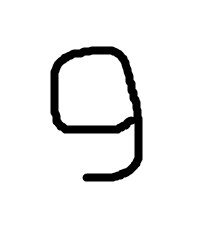
#> input picture images/image9.jpg, 219 x 245 px
$ python imgRecognizer.py
#> lines starting #> are read from the running program, lines starting #| are printed output that depends on the picture
#> (reads trained_model/weights1.npy from the repository)
#> (reads trained_model/weights2.npy from the repository)
#> (reads trained_model/bias1.npy from the repository)
#> (reads trained_model/bias2.npy from the repository)
### imgHelper.py
import numpy as np
import cv2

def preprocess_image(image_path):
    # Read the image in grayscale
#> called with image_path = 'images/image9.jpg'
    img = cv2.imread(image_path, cv2.IMREAD_GRAYSCALE)
#> img is the input picture: shape (245, 219); min 0, max 255, mean 240.4
    if img is None:
        raise ValueError("Failed to load the image.")

    # Resize to 28x28 pixels
    img = cv2.resize(img, (28, 28))
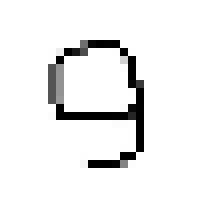
#> img: shape (28, 28) (shown 8 times larger); min 0, max 255, mean 240

    # Invert the image if it has a white background and black digit
    if np.mean(img) > 128:
        img = 255 - img
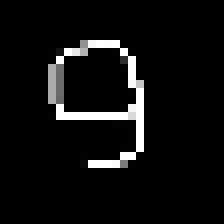
#> img: shape (28, 28) (shown 8 times larger); min 0, max 255, mean 15

    # Normalize pixel values
    img = img.astype('float32') / 255.0

    # Reshape to match the input shape of our model
    img = img.reshape(1, 784)

    return img

### activationHelper.py
import numpy as np

def relu(x):
    return np.maximum(0, x)

def softmax(x):
    exp_x = np.exp(x - np.max(x, axis=1, keepdims=True))
    return exp_x / np.sum(exp_x, axis=1, keepdims=True)

### imgRecognizer.py
import numpy as np
from activationHelper import relu, softmax
from imgHelper import preprocess_image

# Load the trained model
weights1 = np.load('trained_model/weights1.npy')
weights2 = np.load('trained_model/weights2.npy')
bias1 = np.load('trained_model/bias1.npy')
bias2 = np.load('trained_model/bias2.npy')


image_path = 'images/image9.jpg'

try:
    # Preprocess the image
    processed_image = preprocess_image(image_path)

    # Using the trained model to make a prediction
    hidden_layer = relu(np.dot(processed_image, weights1) + bias1)
    output_layer = softmax(np.dot(hidden_layer, weights2) + bias2)

    # Get the prediction
    prediction = np.argmax(output_layer)
#> prediction = 9
    print(f"The predicted digit is: {prediction}")
#| The predicted digit is: 9

    confidence = np.max(output_layer) * 100
#> confidence = 40.09
    print(f"Confidence: {confidence:.2f}%")
#| Confidence: 40.09%

except Exception as e:
    print(f"An error occurred: {e}")
